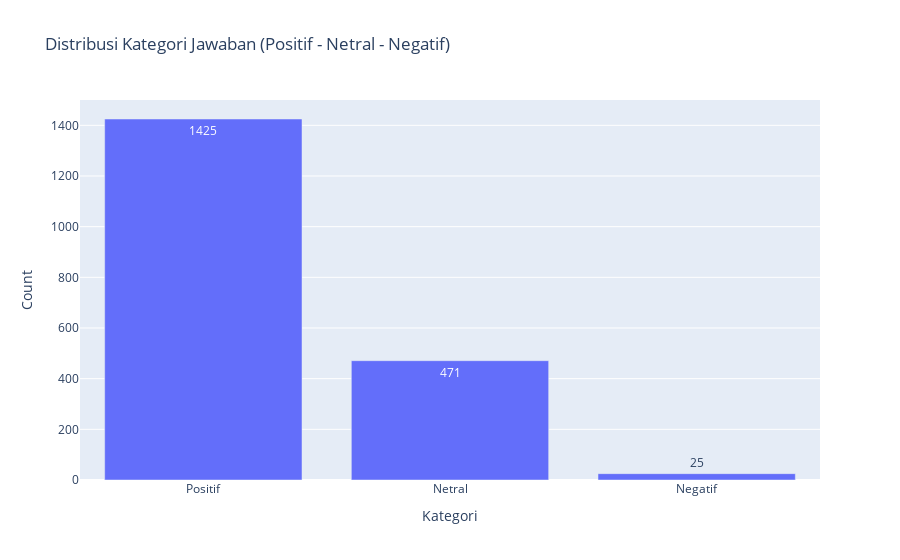

The notebook cell saved with this chart:
### Markdown cell above
## 5. Positif – Netral – Negatif

### Code cell
import pandas as pd
import plotly.express as px

# Baca data dari Excel
df = pd.read_excel("data_kuesioner.xlsx")

# Mapping skor
mapping = {"SS": 5, "S": 4, "CS": 3, "TS": 2, "STS": 1}

# Ubah semua jawaban jadi angka tanpa warning
df_num = df.drop(columns=["Partisipan"]).replace(mapping)
df_num = df_num.infer_objects(copy=False)
df_num = df_num.apply(pd.to_numeric, errors="coerce")

# Fungsi kategori
def kategori(x):
    if x <= 2:
        return "Negatif"
    elif x == 3:
        return "Netral"
    else:
        return "Positif"

# Melt seluruh jawaban
all_answers = df_num.melt(var_name="X", value_name="Score")

# Buat kolom kategori
all_answers["Kategori"] = all_answers["Score"].apply(kategori)

# Hitung frekuensi kategori
kategori_count = all_answers["Kategori"].value_counts().reset_index()
kategori_count.columns = ["Kategori", "Count"]

# Plot
fig = px.bar(
    kategori_count,
    x="Kategori",
    y="Count",
    text_auto=True,
    title="Distribusi Kategori Jawaban (Positif - Netral - Negatif)"
)

fig.show()

### Figure 1 — Plotly figure (JSON) as saved in the notebook; plotly's stock layout.template omitted (floating-point values rounded to 4 significant figures)
{"data": [{"hovertemplate": "Kategori=%{x}<br>Count=%{y}<extra></extra>", "legendgroup": "", "marker": {"color": "#636efa", "pattern": {"shape": ""}}, "name": "", "orientation": "v", "showlegend": false, "textposition": "auto", "texttemplate": "%{y}", "type": "bar", "x": ["Positif", "Netral", "Negatif"], "xaxis": "x", "y": [1425, 471, 25], "yaxis": "y"}], "layout": {"barmode": "relative", "legend": {"tracegroupgap": 0}, "title": {"text": "Distribusi Kategori Jawaban (Positif - Netral - Negatif)"}, "xaxis": {"anchor": "y", "domain": [0, 1], "title": {"text": "Kategori"}}, "yaxis": {"anchor": "x", "domain": [0, 1], "title": {"text": "Count"}}}}
